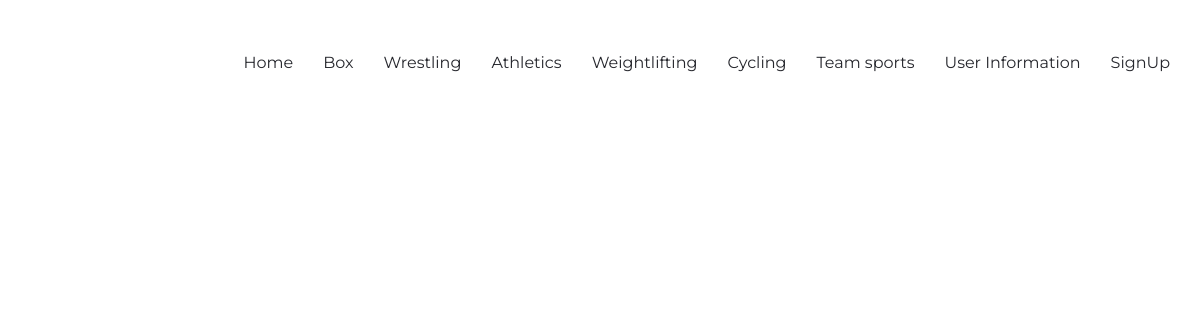
/users_info, run on an earlier commit of the app's database.
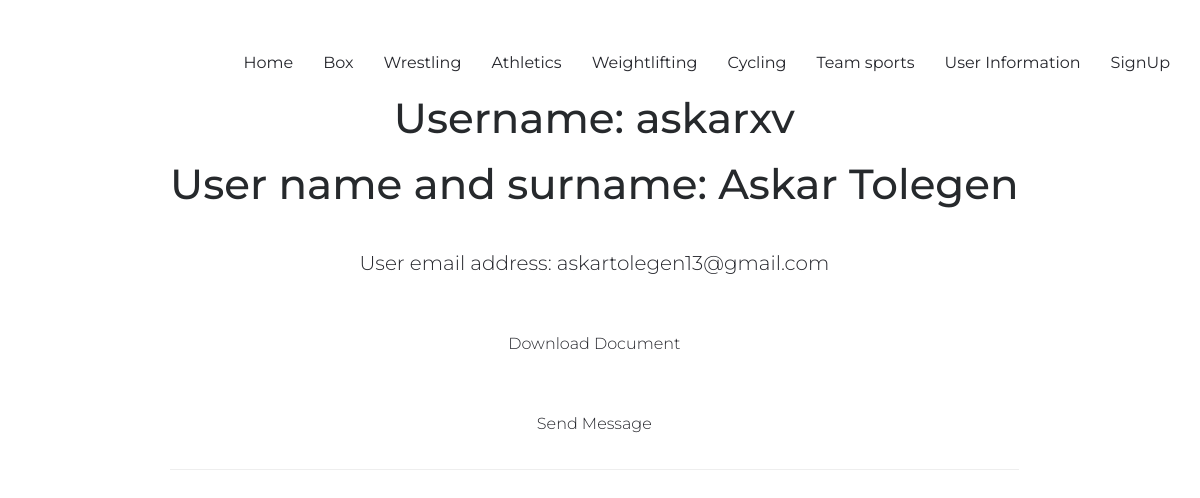
And on a later commit of the database.
### posts/models.py (models this page shows, shortened)
class User_people(models.Model):
    username = models.CharField(max_length=255, unique=True, db_index=True, verbose_name='Username')
    fname = models.CharField(max_length=255, verbose_name='First Name')
    lname = models.CharField(max_length=255, verbose_name='Last Name')
    email = models.EmailField(max_length=254, unique=True, verbose_name='Email Address')
    pass1 = models.CharField(max_length=255, verbose_name='Password')
    pass2 = models.CharField(max_length=255, verbose_name='Confirm Your Password')
    country = models.CharField(max_length=255, verbose_name='Country')
    city = models.CharField(max_length=255, verbose_name='City')
    document = models.FileField(upload_to='user_peoples/documents/')

### posts/views.py (the view)
# urls.py: path('users_info', views.users_info, name='users_info'),
def users_info(request):
    return render(request, 'posts/users_info.html', {'title': 'Users Information'})

### posts/templatetags/posts_extras.py (called while the page is built)
@register.simple_tag(name='getusers')
def get_users(filter=None):
    return User_people.objects.all()

### posts/templates/posts/users_info.html (shortened to what this page needs)
{% extends 'posts/base.html'%}
{% load posts_extras %}
{% block content %}
        <div class="hero-text">
            <div class="hero-content">
                {% getusers as posts %}
                {% for post in posts %}
                    <h2>Username: {{ post.username }}</h2>
                    <h2>User name and surname: {{ post.fname }} {{ post.lname }}</h2>
                    <p>User email address: {{ post.email }}</p>
                    <p>
                        <a href="{{ post.document.url }}" class="btn btn-outline-primary btn-sm" target="_blank">Download Document</a>
                    </p>
                    <a href="send_message/{{post.id}}" class="btn btn-outline-primary" id="{{post.id}}">Send Message</a>
                    <hr>
                {% endfor %}
            </div>
        </div>
{% endblock %}

### posts/templates/posts/base.html (shortened to what this page needs)
{% load static %}
<!DOCTYPE html>
<html lang="en">
<head>
    <link rel="stylesheet" href="http://cdnjs.cloudflare.com/ajax/libs/font-awesome/4.4.0/css/font-awesome.min.css">
    <link href="{% static 'posts/css/bootstrap.min.css' %}" rel="stylesheet">
    <link href="{% static 'posts/css/style.css' %} " rel="stylesheet">
    <link href="{% static 'posts/css/responsive.css' %}" rel="stylesheet">
</head>
<body>
<div>
    <header id="masthead" class="site-header">
        <nav id="primary-navigation" class="site-navigation">
            <div class="container">
                <div class="collapse navbar-collapse" id="agency-navbar-collapse">
                    <ul class="nav navbar-nav navbar-right">
                        <li><a href="{% url 'index' %}">Home</a></li>
                        <li><a href="{% url 'boxing' %}">Box</a></li>
                        <li><a href="{% url 'wrestling' %}">Wrestling</a></li>
                        <li><a href="{% url 'athletics' %}">Athletics</a></li>
                        <li><a href="{% url 'weightlifting' %}">Weightlifting</a></li>
                        <li><a href="{% url 'cycling' %}">Cycling</a></li>
                        <li><a href="{% url 'team_sports' %}">Team sports</a></li>
                        <li><a href="{% url 'users_info' %}">User Information</a></li>
                        <li><a href="{% url 'signup' %}" type="submit">SignUp</a></li>
                    </ul>
                </div>
            </div>
        </nav>
    </header>
</div>
{% block content %}{% endblock %}
</body>
</html>

### posts/static/posts/css/style.css (style rules this page uses)
a { transition: all 0.25s ease-in-out; -moz-transition: all 0.25s ease-in-out; -webkit-transition: all 0.25s ease-in-out; -o-transition: all 0.25s ease-in-out; -ms-transition: all 0.25s ease-in-out; cursor: pointer; color: #9fa3a7; }
p { margin-bottom: 0; font-size: 14px; font-weight: 300; color: #9fa3a7; line-height: 22px; }
h2 { font-size: 42px; }
h1,h2,h3,h4,h5 { color: #26292c; }
p + p { margin-top: 40px; }
.btn { line-height: 50px; min-width: 200px; font-size: 16px; font-weight: 300; border: 0; border-radius: 50px; color: #26272d; background-color: #fff; padding: 0; transition: color 0.25s ease-in-out, background-color 0.25s ease-in-out; -moz-transition: color 0.25s ease-in-out, background-color 0.25s ease-in-out; -webkit-transition: color 0.25s ease-in-out, background-color 0.25s ease-in-out; -o-transition: color 0.25s ease-in-out, background-color 0.25s ease-in-out; -ms-transition: color 0.25s ease-in-out, background-color 0.25s ease-in-out; }
html, body { width: 100%; height: 100%; margin: 0; padding: 0; font-family: 'Montserrat', sans-serif; color: #26272d; }
.site-header { position: absolute; padding: 50px 0 0; background-color: transparent; width: 100%; z-index: 3; }
.navbar-collapse { text-align: center; }
.navbar-nav { float: none; display: inline-block; }
.navbar-nav > li > a, .slicknav_nav > li > a { padding: 0; font-size: 16px; position: relative; color: #26272d; line-height: 26px; }
.navbar-nav > li + li { margin-left: 30px; }
.hero-content { display: table-cell; vertical-align: middle; padding-top: 75px; }
.hero-text { max-width: 890px; width: 100%; margin: 0 auto; padding: 0 15px; text-align: center; }
.hero-text p { position: relative; margin: 45px 0 30px; font-size: 20px; color: #26272d; }
.hero-text .btn { position: relative; background-color: transparent; }

### posts/templates/posts/base.html (style rules this page uses)
body { background-image: url(https://www.inform.kz/radmin/news/2020/08/16/200816091909523e.jpg); background-repeat: no-repeat; background-attachment: fixed; background-size: cover; }

What changed in the data, as far as the page shows it:
added User_people: username "askarxv", fname "Askar", lname "Tolegen", email "askartolegen13@gmail.com"
